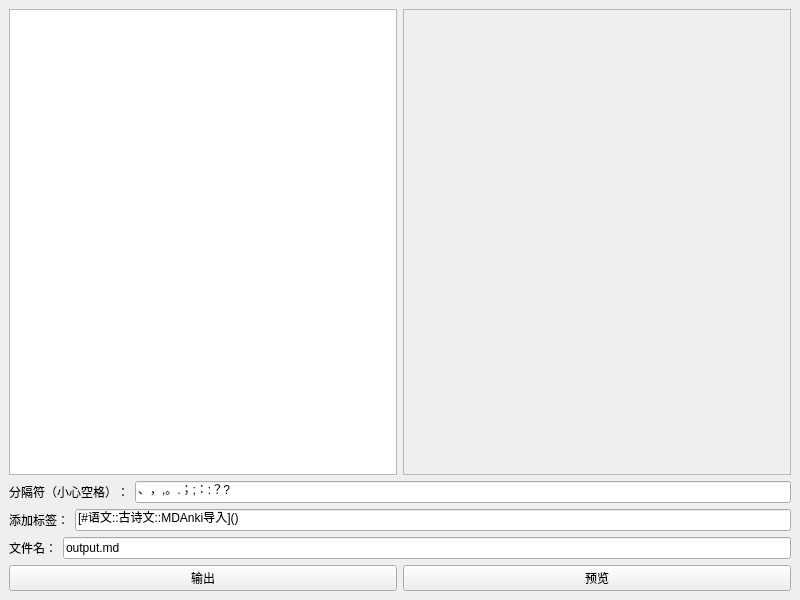
<?xml version="1.0" encoding="UTF-8"?>
<ui version="4.0">
 <class>MainWindow</class>
 <widget class="QMainWindow" name="MainWindow">
  <property name="enabled">
   <bool>true</bool>
  </property>
  <property name="geometry">
   <rect>
    <x>0</x>
    <y>0</y>
    <width>800</width>
    <height>600</height>
   </rect>
  </property>
  <property name="windowTitle">
   <string>MainWindow</string>
  </property>
  <widget class="QWidget" name="centralwidget">
   <layout class="QVBoxLayout" name="verticalLayout">
    <item>
     <layout class="QHBoxLayout" name="horizontalLayout_2">
      <item>
       <widget class="QTextEdit" name="input"/>
      </item>
      <item>
       <widget class="QTextEdit" name="preview">
        <property name="enabled">
         <bool>false</bool>
        </property>
       </widget>
      </item>
     </layout>
    </item>
    <item>
     <layout class="QHBoxLayout" name="horizontalLayout_5">
      <item>
       <widget class="QLabel" name="label_3">
        <property name="text">
         <string>分隔符（小心空格）：</string>
        </property>
       </widget>
      </item>
      <item>
       <widget class="QLineEdit" name="sep">
        <property name="text">
         <string>、，,。.；;：:？?</string>
        </property>
       </widget>
      </item>
     </layout>
    </item>
    <item>
     <layout class="QHBoxLayout" name="horizontalLayout_3">
      <item>
       <widget class="QLabel" name="label">
        <property name="text">
         <string>添加标签：</string>
        </property>
       </widget>
      </item>
      <item>
       <widget class="QLineEdit" name="tag">
        <property name="text">
         <string>[#语文::古诗文::MDAnki导入]()</string>
        </property>
       </widget>
      </item>
     </layout>
    </item>
    <item>
     <layout class="QHBoxLayout" name="horizontalLayout_4">
      <item>
       <widget class="QLabel" name="label_2">
        <property name="text">
         <string>文件名：</string>
        </property>
       </widget>
      </item>
      <item>
       <widget class="QLineEdit" name="fname">
        <property name="text">
         <string>output.md</string>
        </property>
       </widget>
      </item>
     </layout>
    </item>
    <item>
     <layout class="QHBoxLayout" name="horizontalLayout">
      <item>
       <widget class="QPushButton" name="out">
        <property name="text">
         <string>输出</string>
        </property>
       </widget>
      </item>
      <item>
       <widget class="QPushButton" name="previs">
        <property name="text">
         <string>预览</string>
        </property>
       </widget>
      </item>
     </layout>
    </item>
   </layout>
  </widget>
 </widget>
 <resources/>
 <connections/>
</ui>
